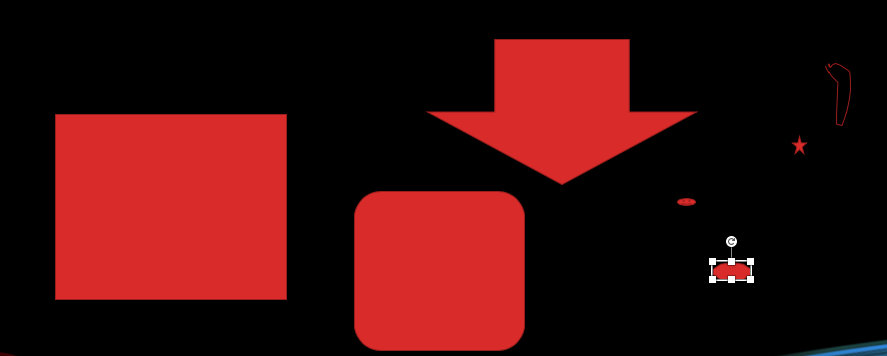
#> input picture ImageFundamentals/data/contoursorting.png, 887 x 356 px
$ jupyter execute 'contour approximation.ipynb'
#> lines starting #> are read from the running program, lines starting #| are printed output that depends on the picture; after the words box and inside, x2 and y2 are one past the last pixel; in counts of white or black regions, pixels touching at a corner belong together
[cell 1]
import cv2
import numpy as np
from matplotlib import pyplot as plt
import imutils

[cell 2]
def displayColorImage(image, title):
    plt.imshow(cv2.cvtColor(image, cv2.COLOR_BGR2RGB), interpolation="nearest")
    plt.title(title)
    plt.show()

[cell 3]
def displayGrayScaleImage(image, title):
    plt.imshow(image, cmap='gray', vmin = 0.0, vmax = 255.0)
    plt.title(title)
    plt.show()

[cell 4]
def recognizeShape(image):
    displayColorImage(image, "Original Image")
    gray = cv2.cvtColor(cv2.cvtColor(image, cv2.COLOR_BGR2RGB), cv2.COLOR_BGR2GRAY)
    displayGrayScaleImage(gray, "Gray Scale Image")
    ct = cv2.findContours(gray.copy(), cv2.RETR_EXTERNAL, cv2.CHAIN_APPROX_SIMPLE)
    ct = imutils.grab_contours(ct)
    cl = image.copy()
    cv2.drawContours(cl, ct, -1, (0,0,255),5)
    displayColorImage(cl, "Image with contours")

    for(i, c) in enumerate(ct):
        shape=""
        perimeter = cv2.arcLength(c, True)
        approx = cv2.approxPolyDP(c, 0.01 * perimeter, True)
        print("lenth of approx:{} ".format(str(len(approx))))
        if(len(approx)==4):
            shape="rectangle"
        (x,y,w,h) = cv2.boundingRect(c)
        cv2.putText(cl, shape,(x,y+50), cv2.FONT_HERSHEY_SIMPLEX, 2.0, (0,0,255),5)
        #cv2.rectangle(cl, (x,y), (x+w, y+h),(0,255,0),3)

    displayColorImage(cl, "with contour approximation")

### Draw image

[cell 5]
image = np.zeros((1500,2000,3), dtype="uint8")
cv2.rectangle(image, (100,100), (300,500), (0,255,0), 30)
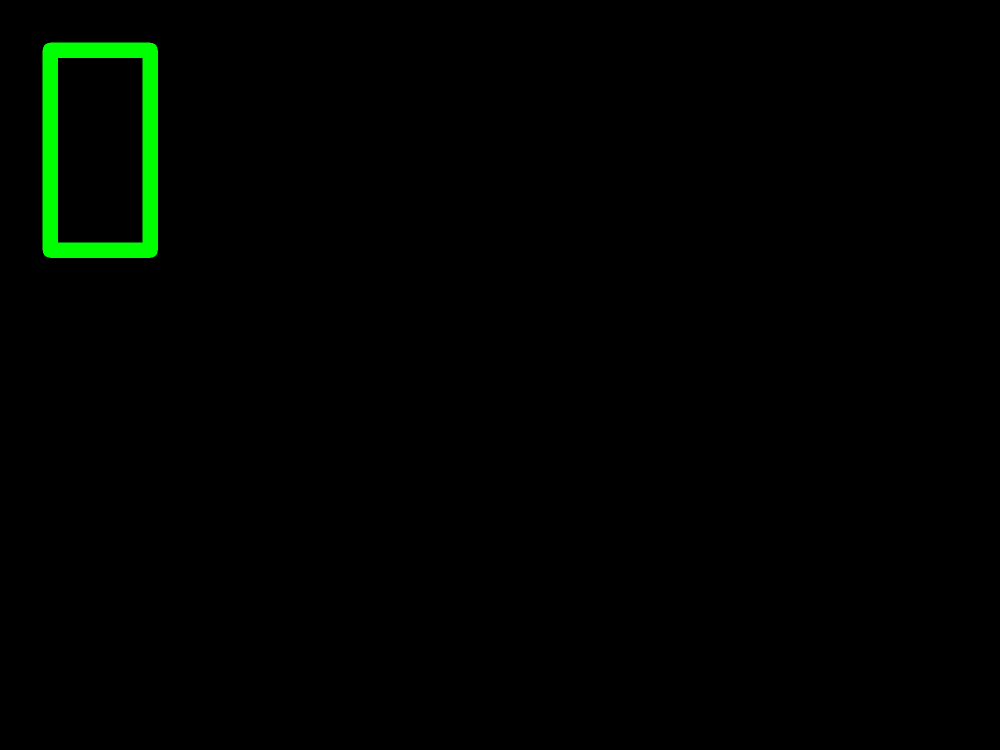
#> image: shape (1500, 2000, 3) (shown at 1/2 size); mean of channels 0, 1, 2 0, 3.1, 0; drawn as B, G, R
cv2.rectangle(image, (800,800), (1000,1000), (0,255,0), 30)
#cv2.rectangle(image, (100,1000), (300,500), (0,255,0), 30)
cv2.rectangle(image, (100,1000), (300,1300), (0,255,0), 30)
cv2.circle(image, (1000,400), 300, (0,255,0), 20)
cv2.circle(image, (1500,1200), 300, (0,255,0), 20)
cv2.circle(image, (1700,400), 300, (0,255,0), 20)
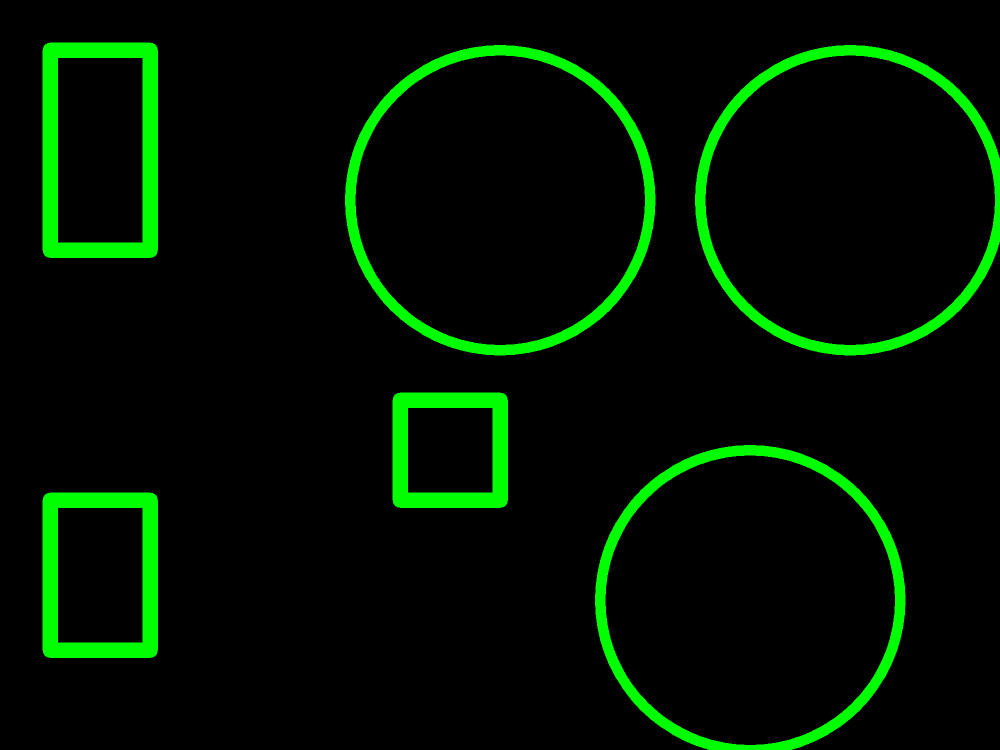
#> image: shape (1500, 2000, 3) (shown at 1/2 size); mean of channels 0, 1, 2 0, 17.7, 0; drawn as B, G, R

displayColorImage(image, "original")
recognizeShape(image)
#> in recognizeShape, `gray = cv2.cvtColor(cv2.cvtColor(image, cv2.COLOR_BGR2RGB), cv2.COLOR_..`:
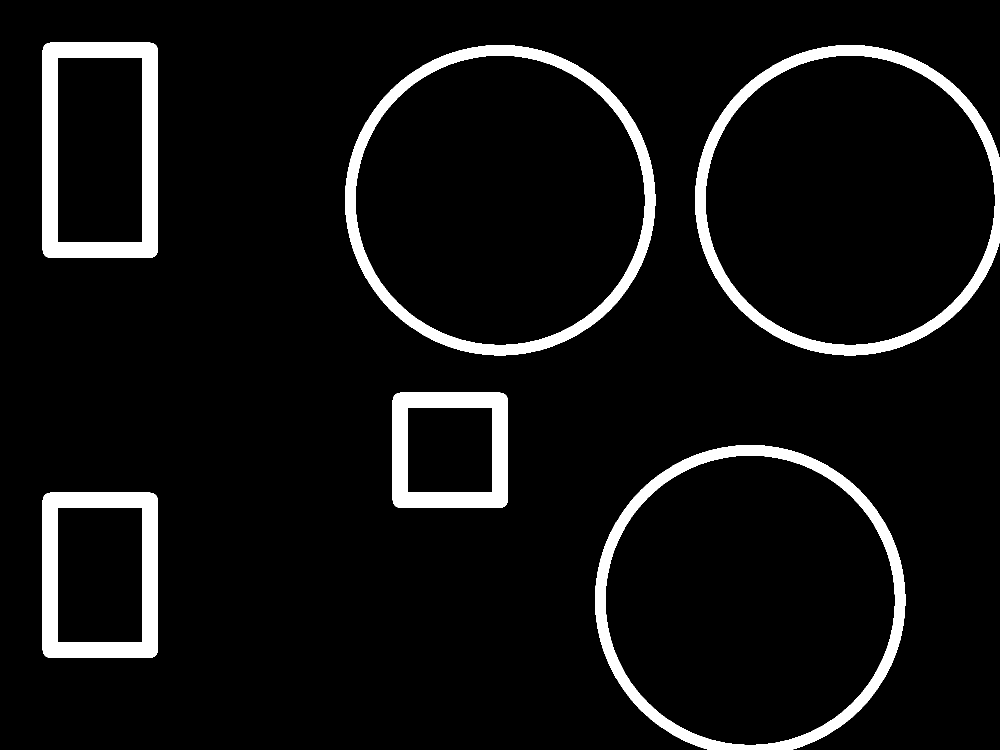
#> gray: shape (1500, 2000) (shown at 1/2 size); values 0 (black) and 150 (white), 6.9% white; 6 white regions
#> in recognizeShape, `ct = cv2.findContours(gray.copy(), cv2.RETR_EXTERNAL, cv2.CHAIN_APPROX..`: ct = 6 contours; box (x1, y1, x2, y2) and area: (690, 90, 1311, 711) 301618, (1190, 890, 1811, 1500) 300444, (1390, 90, 2000, 711) 300443, (85, 85, 316, 516) 98666, (85, 985, 316, 1316) 75666, (785, 785, 1016, 1016) 52666
#> in recognizeShape, `cv2.drawContours(cl, ct, -1, (0,0,255),5)`:
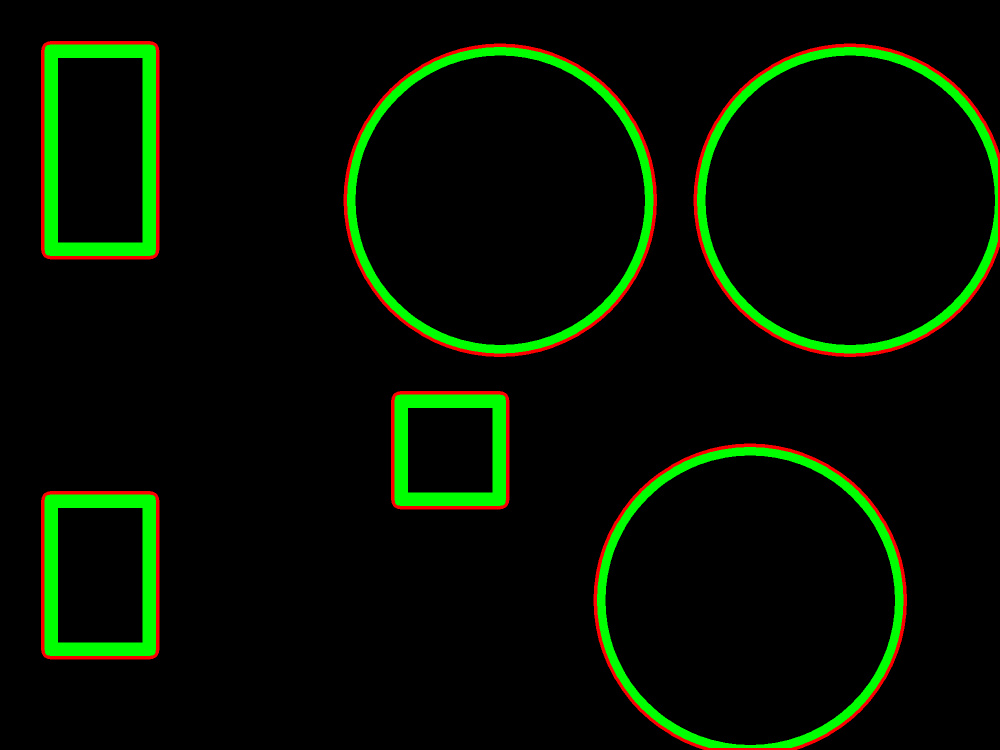
#> cl: shape (1500, 2000, 3) (shown at 1/2 size); 2.01% of pixels changed, all inside (x1, y1, x2, y2) = (82, 82, 2000, 1500); drawn as B, G, R
#> the loop in recognizeShape, `for(i, c) in enumerate(ct):` made 6 passes
#> (shape, perimeter, approx, x, y, w, h) on passes 1, 3, 6: ('rectangle', 1098.9, [[91, 988], [88, 1309], [309, 1312], [312, 991]], 85, 985, 231, 331), ('rectangle', 898.9, [[791, 788], [788, 1009], [1009, 1012], [1012, 791]], 785, 785, 231, 231), ('rectangle', 1298.9, [[95, 86], [86, 505], [305, 514], [314, 95]], 85, 85, 231, 431)
#> (shape, perimeter, x, y, w, h) on passes 2, 4, 5: ('', 2046.8, 1190, 890, 621, 610), ('', 2046.8, 1390, 90, 610, 621), ('', 2055.9, 690, 90, 621, 621)
#| lenth of approx:4
#| lenth of approx:15
#| lenth of approx:4
#| lenth of approx:14
#| lenth of approx:16
#| lenth of approx:4
#> after the loop in recognizeShape, `for(i, c) in enumerate(ct):`:
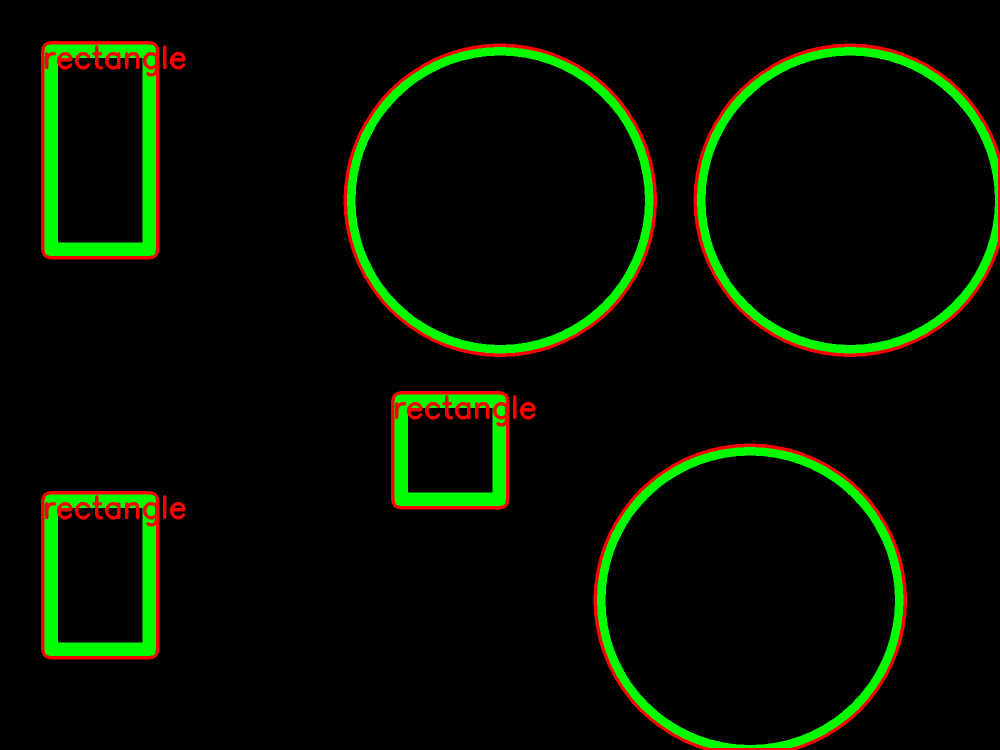
#> cl: shape (1500, 2000, 3) (shown at 1/2 size); 0.47% of pixels changed, all inside (x1, y1, x2, y2) = (90, 90, 1071, 1053); drawn as B, G, R
#> further down, image is the input picture: shape (356, 887, 3); mean B, G, R 12.4, 12.9, 62.3

[cell 6]
def sortAndrecognizeShape(image):
    displayColorImage(image, "Original Image")
    gray = cv2.cvtColor(cv2.cvtColor(image, cv2.COLOR_BGR2RGB), cv2.COLOR_BGR2GRAY)
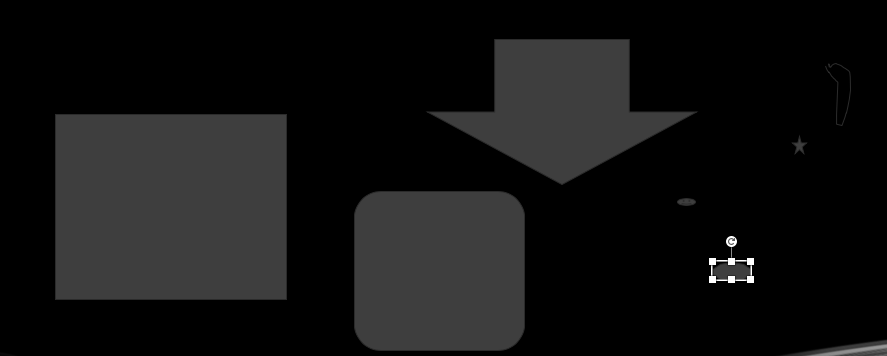
#> gray: shape (356, 887); min 0, max 255, mean 18.3
    displayGrayScaleImage(gray, "Gray Scale Image")
    ct = cv2.findContours(gray.copy(), cv2.RETR_EXTERNAL, cv2.CHAIN_APPROX_SIMPLE)
#> ct = 9 contours; largest, box (x1, y1, x2, y2) and area: (55, 114, 287, 300) 42735, (354, 191, 526, 351) 26504, (425, 39, 699, 185) 19797, (709, 236, 754, 283) 1008, (773, 339, 887, 356) 961
    ct = imutils.grab_contours(ct)
    ct = sorted(ct, key=cv2.contourArea, reverse=True)[:3]
#> ct = 3 contours; box (x1, y1, x2, y2) and area: (55, 114, 287, 300) 42735, (354, 191, 526, 351) 26504, (425, 39, 699, 185) 19797
    cl = image.copy()
    cv2.drawContours(cl, ct, -1, (255,0,0),5)
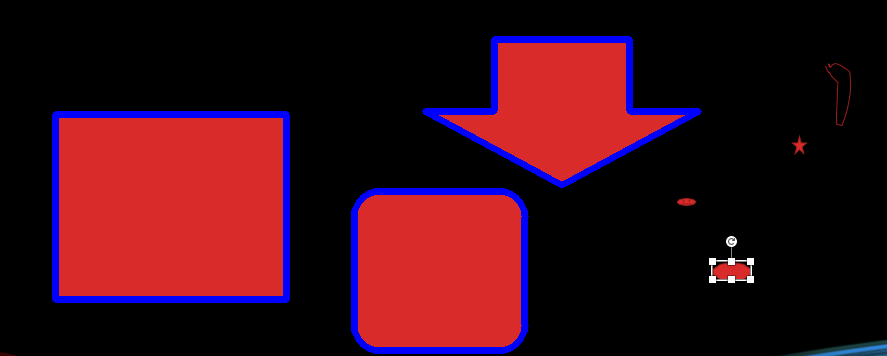
#> cl: shape (356, 887, 3); 4.7% of pixels changed, all inside (x1, y1, x2, y2) = (52, 36, 702, 354)
    displayColorImage(cl, "Image with contours")

    for(i, c) in enumerate(ct):
        shape=""
        perimeter = cv2.arcLength(c, True)
        approx = cv2.approxPolyDP(c, 0.01 * perimeter, True)
        print("lenth of approx:{} ".format(str(len(approx))))
        if(len(approx)==4):
            shape="rectangle"
        (x,y,w,h) = cv2.boundingRect(c)
        #cv2.putText(cl, shape,(x,y+50), cv2.FONT_HERSHEY_SIMPLEX, 2.0, (0,0,255),5)
        cv2.rectangle(cl, (x,y), (x+w, y+h),(0,255,0),3)
#> this loop made 3 passes
#> (shape, perimeter, approx, x, y, w, h) on pass 1: ('rectangle', 832, [[55, 114], [55, 299], [286, 299], [286, 114]], 55, 114, 232, 186)
#> (shape, perimeter, x, y, w, h) on passes 2 to 3: ('', 626.9, 354, 191, 172, 160), ('', 749.3, 425, 39, 274, 146)
#| lenth of approx:4
#| lenth of approx:8
#| lenth of approx:7
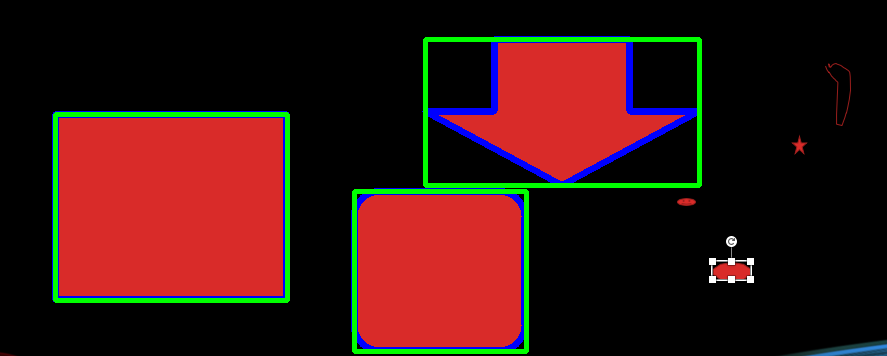
#> cl: shape (356, 887, 3); 3.69% of pixels changed, all inside (x1, y1, x2, y2) = (53, 37, 702, 354)

    displayColorImage(cl, "with contour approximation")

[cell 7]
image = cv2.imread("./data/contoursorting.png")
displayColorImage(image, "original")
sortAndrecognizeShape(image)
